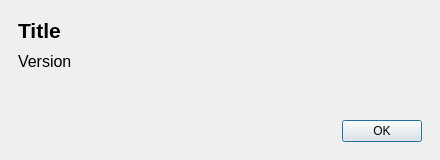
<?xml version="1.0" encoding="UTF-8"?>
<ui version="4.0">
 <class>Dialog</class>
 <widget class="QDialog" name="Dialog">
  <property name="geometry">
   <rect>
    <x>0</x>
    <y>0</y>
    <width>440</width>
    <height>160</height>
   </rect>
  </property>
  <property name="minimumSize">
   <size>
    <width>440</width>
    <height>160</height>
   </size>
  </property>
  <property name="maximumSize">
   <size>
    <width>440</width>
    <height>160</height>
   </size>
  </property>
  <property name="windowTitle">
   <string>About</string>
  </property>
  <property name="modal">
   <bool>true</bool>
  </property>
  <layout class="QVBoxLayout" name="verticalLayout">
   <property name="spacing">
    <number>9</number>
   </property>
   <property name="leftMargin">
    <number>18</number>
   </property>
   <property name="topMargin">
    <number>18</number>
   </property>
   <property name="rightMargin">
    <number>18</number>
   </property>
   <property name="bottomMargin">
    <number>18</number>
   </property>
   <item>
    <widget class="QLabel" name="lblTitle">
     <property name="font">
      <font>
       <pointsize>16</pointsize>
       <weight>75</weight>
       <bold>true</bold>
      </font>
     </property>
     <property name="text">
      <string>Title</string>
     </property>
    </widget>
   </item>
   <item>
    <widget class="QLabel" name="lblVersion">
     <property name="font">
      <font>
       <pointsize>12</pointsize>
      </font>
     </property>
     <property name="text">
      <string>Version</string>
     </property>
    </widget>
   </item>
   <item>
    <spacer name="verticalSpacer">
     <property name="orientation">
      <enum>Qt::Vertical</enum>
     </property>
     <property name="sizeHint" stdset="0">
      <size>
       <width>20</width>
       <height>40</height>
      </size>
     </property>
    </spacer>
   </item>
   <item>
    <widget class="QDialogButtonBox" name="buttonBox">
     <property name="orientation">
      <enum>Qt::Horizontal</enum>
     </property>
     <property name="standardButtons">
      <set>QDialogButtonBox::Ok</set>
     </property>
    </widget>
   </item>
  </layout>
 </widget>
 <resources/>
 <connections>
  <connection>
   <sender>buttonBox</sender>
   <signal>accepted()</signal>
   <receiver>Dialog</receiver>
   <slot>accept()</slot>
   <hints>
    <hint type="sourcelabel">
     <x>248</x>
     <y>254</y>
    </hint>
    <hint type="destinationlabel">
     <x>157</x>
     <y>274</y>
    </hint>
   </hints>
  </connection>
  <connection>
   <sender>buttonBox</sender>
   <signal>rejected()</signal>
   <receiver>Dialog</receiver>
   <slot>reject()</slot>
   <hints>
    <hint type="sourcelabel">
     <x>316</x>
     <y>260</y>
    </hint>
    <hint type="destinationlabel">
     <x>286</x>
     <y>274</y>
    </hint>
   </hints>
  </connection>
 </connections>
</ui>
